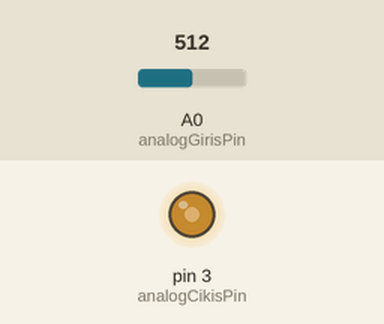
A sketch run on a simulated Arduino Uno, built with avr-gcc and run on an emulated ATmega328P. Parts: output pins drawn as LEDs (lit = HIGH). Inputs (shaded band) come from the test bench; at power-on: A0 (analogGirisPin) = 512.

Above: at 1.2 s.
1.3 s: A0 (analogGirisPin) set to 716
At 2.4 s:
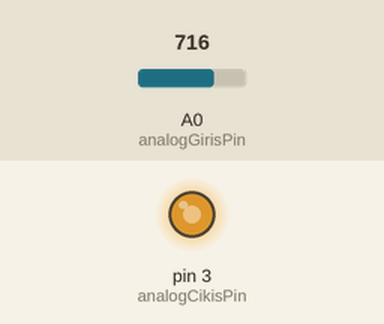
2.8 s: A0 (analogGirisPin) set to 900
At 3.6 s:
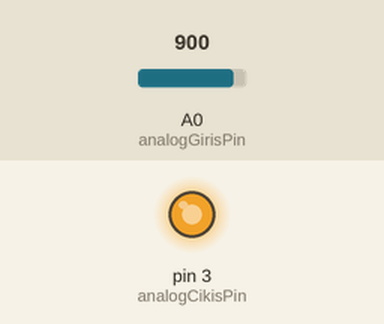
4.3 s: A0 (analogGirisPin) set to 122
At 4.7 s:
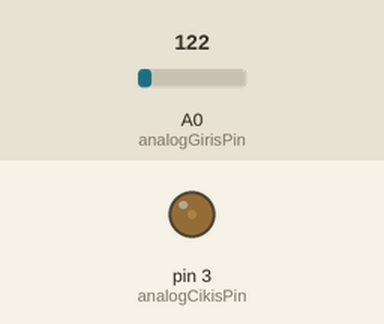
5.8 s: A0 (analogGirisPin) set to 0
At 7.0 s:
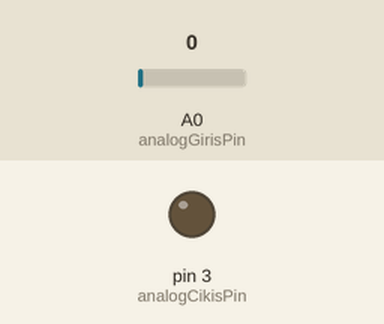
7.3 s: A0 (analogGirisPin) set to 511
At 8.2 s:
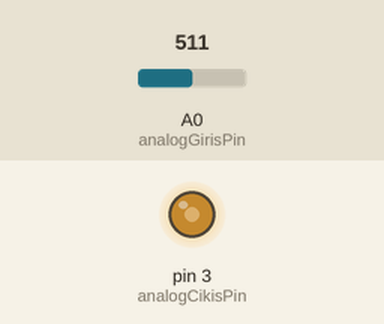
Timing chart, 0 to 9.8 s (numbered marks = the images above; inputs shaded):
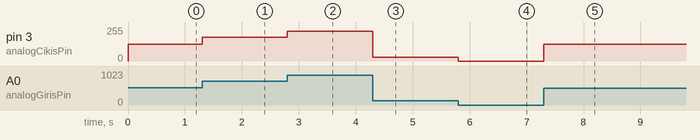

Measured:
- after the input at 1.3 s, pin 3 (analogCikisPin): 127/255 → 178/255 at once
- after the input at 2.8 s, pin 3 (analogCikisPin): 178/255 → 224/255 at once
- after the input at 4.3 s, pin 3 (analogCikisPin): 224/255 → 30/255 at once
- after the input at 5.8 s, pin 3 (analogCikisPin): 30/255 → 0/255 at once
- after the input at 7.3 s, pin 3 (analogCikisPin): 0/255 → 127/255 at once

The sketch:

PotansiyometreIleLedKontrolu.ino
```cpp
const int analogGirisPin = A0;

const int analogCikisPin = 3;

int potansDeger = 0;

int ledDeger = 0;

void setup() {

}

void loop() {

  potansDeger = analogRead(analogGirisPin);
  ledDeger = map(potansDeger,0,1023,0,255);

  // Örnek map (5,0,10,0,100) = 50;

  analogWrite(analogCikisPin,ledDeger);
}
```
